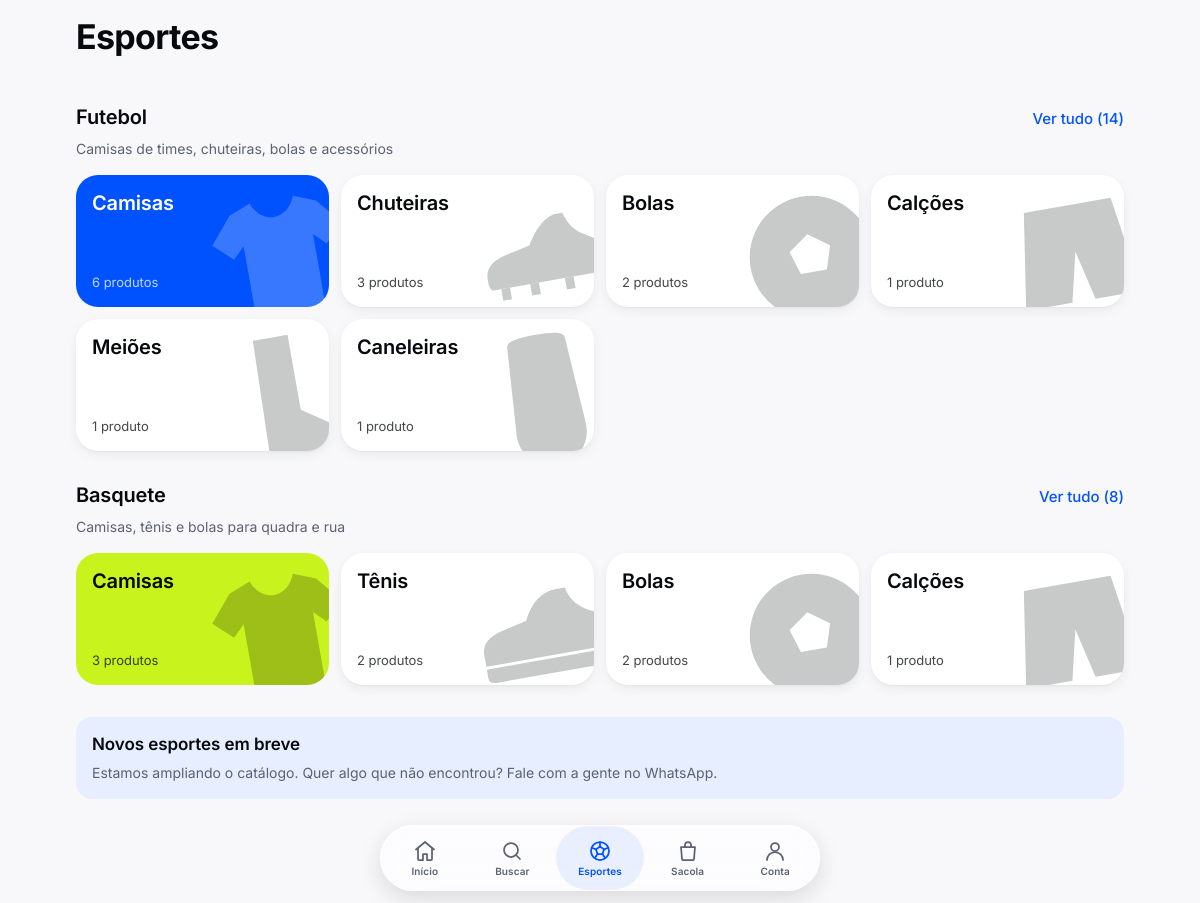
The page /esportes.php on the database its author committed.
### tables this page shows
CREATE TABLE esportes (
  id         INT UNSIGNED AUTO_INCREMENT PRIMARY KEY,
  nome       VARCHAR(60)  NOT NULL,
  slug       VARCHAR(60)  NOT NULL UNIQUE,
  descricao  VARCHAR(160) NULL,
  cor        ENUM('blue', 'lime', 'dark', 'light') NOT NULL DEFAULT 'blue',  
  ordem      INT          NOT NULL DEFAULT 0,
  ativo      TINYINT(1)   NOT NULL DEFAULT 1
);

CREATE TABLE categorias (
  id         INT UNSIGNED AUTO_INCREMENT PRIMARY KEY,
  esporte_id INT UNSIGNED NOT NULL,
  nome       VARCHAR(60)  NOT NULL,
  slug       VARCHAR(60)  NOT NULL,
  ordem      INT          NOT NULL DEFAULT 0,
  ativo      TINYINT(1)   NOT NULL DEFAULT 1,
  UNIQUE KEY uk_categoria_slug (esporte_id, slug),
  CONSTRAINT fk_categoria_esporte FOREIGN KEY (esporte_id) REFERENCES esportes (id)
);

### includes/funcoes.php (called while the page is built, shortened)
<?php
function url_base(): string
{
    static $base = null;
    if ($base === null) {
        global $config;
        if ($config['url_base'] !== null) {
            $base = rtrim($config['url_base'], '/');
        } else {
            $raiz      = str_replace('\\', '/', realpath(__DIR__ . '/..'));
            $documento = str_replace('\\', '/', realpath($_SERVER['DOCUMENT_ROOT'] ?? '') ?: '');
            $base      = ($documento !== '' && stripos($raiz, $documento) === 0)
                ? substr($raiz, strlen($documento))
                : '';
            $base = rtrim($base, '/');
        }
    }
    return $base;
}
function url(string $caminho = ''): string
{
    return url_base() . '/' . ltrim($caminho, '/');
}
function e(?string $texto): string
{
    return htmlspecialchars($texto ?? '', ENT_QUOTES | ENT_SUBSTITUTE, 'UTF-8');
}

### includes/db.php (called while the page is built)
<?php
function db(): PDO
{
    static $pdo = null;
    if ($pdo === null) {
        global $config;
        $dsn = sprintf(
            'mysql:host=%s;port=%d;dbname=%s;charset=utf8mb4',
            $config['db_host'],
            $config['db_porta'],
            $config['db_nome']
        );
        $pdo = new PDO($dsn, $config['db_usuario'], $config['db_senha'], [
            PDO::ATTR_ERRMODE            => PDO::ERRMODE_EXCEPTION,
            PDO::ATTR_DEFAULT_FETCH_MODE => PDO::FETCH_ASSOC,
            PDO::ATTR_EMULATE_PREPARES   => false,
        ]);
        $pdo->exec("SET time_zone = '" . (new DateTime())->format('P') . "'");
    }
    return $pdo;
}
function consulta(string $sql, array $parametros = []): PDOStatement
{
    $stmt = db()->prepare($sql);
    $stmt->execute($parametros);
    return $stmt;
}

### includes/catalogo.php (called while the page is built, shortened)
<?php
function esportes_com_categorias(): array
{
    $esportes = consulta(
        'SELECT e.*, COUNT(p.id) AS total_produtos
           FROM esportes e
           LEFT JOIN categorias c ON c.esporte_id = e.id AND c.ativo = 1
           LEFT JOIN produtos p   ON p.categoria_id = c.id AND p.ativo = 1
          WHERE e.ativo = 1
          GROUP BY e.id
          ORDER BY e.ordem, e.nome'
    )->fetchAll();
    $categorias = consulta(
        'SELECT c.*, COUNT(p.id) AS total_produtos,
                (SELECT p2.midia FROM produtos p2 WHERE p2.categoria_id = c.id AND p2.ativo = 1 ORDER BY p2.id LIMIT 1) AS midia
           FROM categorias c
           LEFT JOIN produtos p ON p.categoria_id = c.id AND p.ativo = 1
          WHERE c.ativo = 1
          GROUP BY c.id
          ORDER BY c.ordem, c.nome'
    )->fetchAll();
    return $esportes;
}
function url_resultados(array $f, array $mudar = []): string
{
    $f = array_merge($f, $mudar);
    $query = array_filter([
        'q'         => $f['q'] ?? '',
        'esporte'   => $f['esporte'] ?? '',
        'categoria' => $f['categoria'] ?? '',
        'tamanho'   => $f['tamanho'] ?? [],
        'time'      => $f['time'] ?? [],
        'preco'     => $f['preco'] ?? '',
        'oficial'   => !empty($f['oficial']) ? 1 : '',
        'promo'     => !empty($f['promo']) ? 1 : '',
        'ordem'     => ($f['ordem'] ?? 'relevancia') !== 'relevancia' ? $f['ordem'] : '',
    ], fn ($v) => $v !== '' && $v !== []);
    return url('resultados.php' . ($query ? '?' . http_build_query($query) : ''));
}

### esportes.php (the view, shortened to what this page needs)
<?php
$esportes = esportes_com_categorias();
?>
<div class="conteudo pilha-xl">
  <?= nav_large('Esportes') ?>
  <?php foreach ($esportes as $esporte): ?>
    <section class="pilha" aria-labelledby="esporte-<?= e($esporte['slug']) ?>">
      <div class="cabecalho-secao" style="margin-bottom: 0">
        <h2 class="cabecalho-secao__titulo" id="esporte-<?= e($esporte['slug']) ?>"><?= e($esporte['nome']) ?></h2>
        <a class="cabecalho-secao__link" href="<?= e(url_resultados([], ['esporte' => $esporte['slug']])) ?>">
          Ver tudo (<?= (int) $esporte['total_produtos'] ?>)
        </a>
      </div>
      <?php if ($esporte['descricao']): ?>
        <p class="t-subheadline texto-secundario" style="margin-top: calc(var(--spacing-sm) * -1)"><?= e($esporte['descricao']) ?></p>
      <?php endif; ?>
      <div class="grade-tiles">
        <?php foreach ($esporte['categorias'] as $i => $categoria): ?>
          <?php $cor = $i === 0 ? $esporte['cor'] : 'light'; ?>
          <a class="tile-categoria tile-categoria--<?= e($cor) ?>"
             href="<?= e(url_resultados([], ['esporte' => $esporte['slug'], 'categoria' => $categoria['slug']])) ?>">
            <span class="tile-categoria__titulo"><?= e($categoria['nome']) ?></span>
            <span class="tile-categoria__detalhe">
              <?= (int) $categoria['total_produtos'] ?> <?= $categoria['total_produtos'] == 1 ? 'produto' : 'produtos' ?>
            </span>
            <?= silhueta($categoria['midia'] ?: 'camisa', 'tile-categoria__arte') ?>
          </a>
        <?php endforeach; ?>
      </div>
    </section>
  <?php endforeach; ?>
  <section class="caixa caixa--sutil pilha-sm">
    <h2 class="t-headline">Novos esportes em breve</h2>
    <p class="t-subheadline texto-secundario">Estamos ampliando o catálogo. Quer algo que não encontrou? Fale com a gente no WhatsApp.</p>
  </section>
</div>
<?php pagina_fim(); ?>

### includes/componentes.php (shortened to what this page needs)
<?php
function icone(string $nome, string $classe = ''): string
{
    return '<svg class="icone ' . e($classe) . '" aria-hidden="true" focusable="false">'
         . '<use href="' . e(asset('img/icones.svg')) . '#i-' . e($nome) . '"></use></svg>';
}
function silhueta(string $tipo, string $classe = ''): string
{
    return '<svg class="' . e($classe) . '" viewBox="0 0 100 100" aria-hidden="true" focusable="false">'
         . '<use href="' . e(asset('img/icones.svg')) . '#s-' . e($tipo) . '"></use></svg>';
}
function nav_large(string $titulo, string $acoes = ''): string
{
    return '<header class="nav-large">'
         . '<h1 class="nav-large__titulo">' . e($titulo) . '</h1>'
         . ($acoes ? '<div class="nav-large__acoes">' . $acoes . '</div>' : '')
         . '</header>';
}

### assets/css/tokens.css (style rules this page uses)
:root { --blue-700: #0040C9; --blue-600: #0052FF; --blue-500: #2E6BFF; --blue-400: #5C8DFF; --blue-100: #E6EEFF; --lime-600: #A9D400; --lime-500: #C8F31D; --ink-950: #07090D; --ink-900: #0E1117; --ink-800: #161A22; --ink-700: #232834; --gray-600: #5B6272; --gray-500: #7C8394; --gray-400: #A3A9B6; --gray-300: #C9CDD5; --gray-200: #E3E5EA; --gray-100: #F1F2F5; --gray-50: #F8F8FA; --white: #FFFFFF; --green-500: #1FB86A; --orange-500: #FF8A00; --red-500: #F2394B; --color-bg-primary: var(--gray-50); --color-bg-secondary: var(--white); --color-bg-tertiary: var(--gray-100); --color-bg-elevated: var(--white); --color-bg-inverse: var(--ink-950); --color-text-primary: var(--ink-950); --color-text-secondary: var(--gray-600); --color-text-tertiary: var(--gray-500); --color-text-on-brand: var(--white); --color-text-on-accent: var(--ink-950); --color-text-link: var(--blue-600); --color-text-inverse: var(--white); --color-brand-primary: var(--blue-600); --color-brand-pressed: var(--blue-700); --color-brand-subtle: var(--blue-100); --color-accent-primary: var(--lime-500); --color-accent-pressed: var(--lime-600); --color-border-default: var(--gray-200); --color-border-strong: var(--gray-300); --color-status-success: var(--green-500); --color-status-warning: var(--orange-500); --color-status-error: var(--red-500); --color-glass-fill: rgb(255 255 255 / 0.62); --color-glass-fill-thick: rgb(255 255 255 / 0.82); --color-glass-fill-dark: rgb(20 23 29 / 0.55); --color-glass-fill-tint: rgb(0 82 255 / 0.80); --color-glass-stroke: rgb(255 255 255 / 0.70); --color-glass-highlight: rgb(255 255 255 / 0.95); --color-overlay-scrim: rgb(0 0 0 / 0.32); --spacing-2xs: 2px; --spacing-xs: 4px; --spacing-sm: 8px; --spacing-md: 12px; --spacing-lg: 16px; --spacing-xl: 20px; --spacing-2xl: 24px; --spacing-3xl: 32px; --spacing-4xl: 40px; --spacing-5xl: 56px; --radius-sm: 8px; --radius-md: 12px; --radius-lg: 16px; --radius-xl: 22px; --radius-2xl: 28px; --radius-full: 999px; --font-family: "Inter", system-ui, -apple-system, "Segoe UI", Roboto, sans-serif; --glass-thin-blur: 12px; --glass-regular-blur: 24px; --glass-thick-blur: 40px; --glass-highlight-line: inset 0 1px 0 var(--color-glass-highlight); --shadow-glass-thin: 0 2px 8px rgb(7 9 13 / 0.08); --shadow-glass-regular: 0 8px 24px rgb(7 9 13 / 0.12); --shadow-glass-thick: 0 -8px 40px rgb(7 9 13 / 0.18); --shadow-card: 0 1px 2px rgb(7 9 13 / 0.04), 0 4px 12px rgb(7 9 13 / 0.06); --shadow-floating: 0 8px 24px rgb(7 9 13 / 0.14); --ease-padrao: cubic-bezier(0.25, 0.1, 0.25, 1); --duracao-curta: 160ms; --duracao-media: 300ms; --largura-app: 1080px; --largura-leitura: 560px; --altura-tab-bar: 64px; --area-segura-baixo: env(safe-area-inset-bottom, 0px); --area-segura-topo: env(safe-area-inset-top, 0px); }

### assets/css/base.css (style rules this page uses)
*, *::before, *::after { box-sizing: border-box; }
html { -webkit-text-size-adjust: 100%; text-size-adjust: 100%; -webkit-tap-highlight-color: transparent; }
body { margin: 0; min-height: 100dvh; font-family: var(--font-family); font-size: 16px; line-height: 24px; letter-spacing: -0.002em; color: var(--color-text-primary); background: var(--color-bg-primary); -webkit-font-smoothing: antialiased; -moz-osx-font-smoothing: grayscale; font-feature-settings: "cv11", "ss01"; }
h1, h2, h3, h4, p, ul, ol, figure { margin: 0; }
img, svg { display: block; max-width: 100%; }
a { color: var(--color-text-link); text-decoration: none; }
.t-headline { font-size: 17px; line-height: 22px; font-weight: 600; letter-spacing: -0.004em; }
.t-subheadline { font-size: 14px; line-height: 20px; font-weight: 400; letter-spacing: 0; }
.texto-secundario { color: var(--color-text-secondary); }
.conteudo { width: 100%; max-width: var(--largura-app); margin-inline: auto; padding-inline: var(--spacing-lg); }
.pilha { display: flex; flex-direction: column; gap: var(--spacing-lg); }
.pilha-sm { display: flex; flex-direction: column; gap: var(--spacing-sm); }
.pilha-xl { display: flex; flex-direction: column; gap: var(--spacing-3xl); }
.icone { width: 24px; height: 24px; flex-shrink: 0; fill: none; stroke: currentColor; stroke-width: 1.75; stroke-linecap: round; stroke-linejoin: round; }

### rows shown on the page
esportes: nome "Futebol", total_produtos "14", descricao "Camisas de times, chuteiras, bolas e acessórios"
categorias: nome "Camisas", total_produtos "6"
categorias: nome "Chuteiras", total_produtos "3"
categorias: nome "Bolas", total_produtos "2"
categorias: nome "Calções", total_produtos "1"
categorias: nome "Meiões", total_produtos "1"
categorias: nome "Caneleiras", total_produtos "1"
esportes: nome "Basquete", total_produtos "8", descricao "Camisas, tênis e bolas para quadra e rua"
categorias: nome "Camisas", total_produtos "3"
categorias: nome "Tênis", total_produtos "2"
categorias: nome "Bolas", total_produtos "2"
categorias: nome "Calções", total_produtos "1"

### other values the page prints
$titulo "Esportes"
$rotulo "Início"
$rotulo "Buscar"
$rotulo "Esportes"
$rotulo "Sacola"
$rotulo "Conta"
